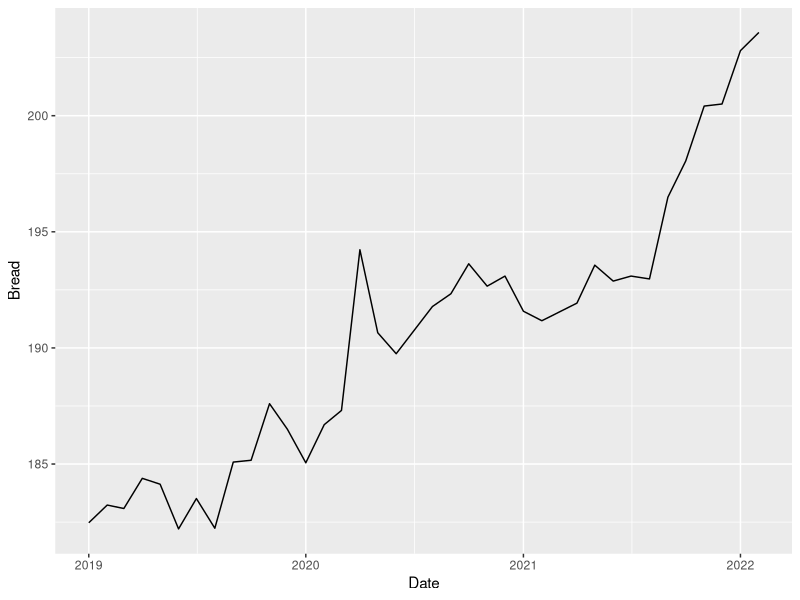
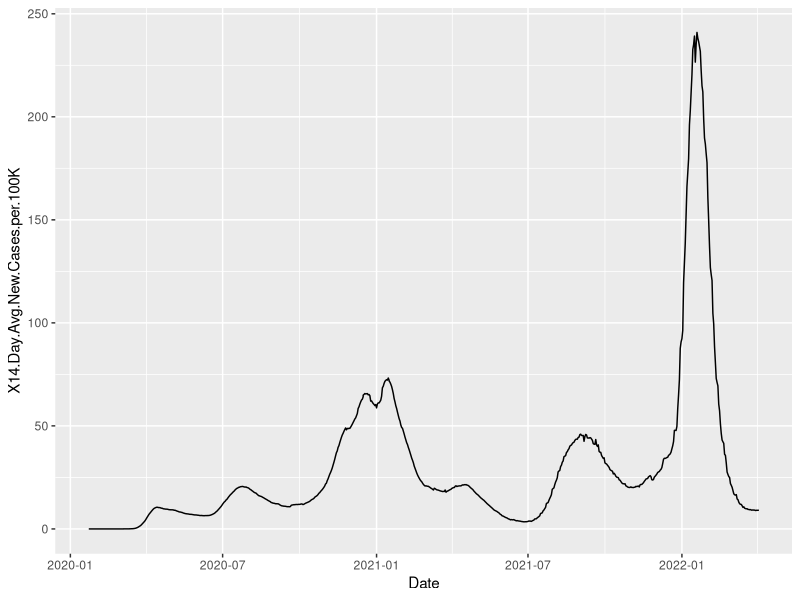

Write the R code that produced these figures, in order.
## ---- chunk 1
knitr::opts_chunk$set(echo = TRUE)
## ---- chunk 2
library(tidyverse)
library(zoo)
library(dslabs)
library(caret)
library(stringr)
library(ggplot2)
library(lubridate)
CPI_data <- read.csv("CPI_data.csv")
Covid_data <- read.csv("trends_in_covid19_cases_and_deaths_in_the_us_reported_to_cdc_by_population_factors.csv")

## ---- chunk 3
Clean_Covid_Data <- Covid_data %>% filter(Classification == "Metro_Rural") %>% filter(Category == 1)
Clean_Covid_Data <- Clean_Covid_Data %>% mutate(Date = as.Date(Clean_Covid_Data$Date, format = "%m/%d/%Y"))

CPI_data <- CPI_data %>%  mutate(Date = as.Date(as.yearmon(CPI_data$Date, format = '%Y-%B')))
## ---- chunk 4
CPI_data %>% ggplot(aes(Date, Bread)) + geom_line()

Clean_Covid_Data  %>% ggplot(aes(Date, X14.Day.Avg.New.Cases.per.100K)) + geom_line()
